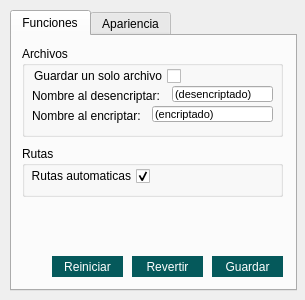
<?xml version="1.0" encoding="UTF-8"?>
<ui version="4.0">
 <class>Ajustes</class>
 <widget class="QDialog" name="Ajustes">
  <property name="geometry">
   <rect>
    <x>0</x>
    <y>0</y>
    <width>305</width>
    <height>300</height>
   </rect>
  </property>
  <property name="minimumSize">
   <size>
    <width>305</width>
    <height>300</height>
   </size>
  </property>
  <property name="maximumSize">
   <size>
    <width>305</width>
    <height>300</height>
   </size>
  </property>
  <property name="font">
   <font>
    <pointsize>9</pointsize>
   </font>
  </property>
  <property name="contextMenuPolicy">
   <enum>Qt::NoContextMenu</enum>
  </property>
  <property name="windowTitle">
   <string>Ajustes</string>
  </property>
  <property name="windowOpacity">
   <double>1.000000000000000</double>
  </property>
  <property name="layoutDirection">
   <enum>Qt::LeftToRight</enum>
  </property>
  <property name="autoFillBackground">
   <bool>false</bool>
  </property>
  <property name="styleSheet">
   <string notr="true"/>
  </property>
  <widget class="QTabWidget" name="tabWidget">
   <property name="geometry">
    <rect>
     <x>10</x>
     <y>10</y>
     <width>287</width>
     <height>281</height>
    </rect>
   </property>
   <property name="font">
    <font>
     <pointsize>9</pointsize>
    </font>
   </property>
   <property name="currentIndex">
    <number>0</number>
   </property>
   <widget class="QWidget" name="tab">
    <attribute name="title">
     <string>Funciones</string>
    </attribute>
    <widget class="QGroupBox" name="groupBox">
     <property name="geometry">
      <rect>
       <x>10</x>
       <y>10</y>
       <width>261</width>
       <height>91</height>
      </rect>
     </property>
     <property name="font">
      <font>
       <pointsize>9</pointsize>
      </font>
     </property>
     <property name="title">
      <string>Archivos</string>
     </property>
     <widget class="QCheckBox" name="one_file">
      <property name="geometry">
       <rect>
        <x>11</x>
        <y>20</y>
        <width>148</width>
        <height>20</height>
       </rect>
      </property>
      <property name="cursor">
       <cursorShape>PointingHandCursor</cursorShape>
      </property>
      <property name="layoutDirection">
       <enum>Qt::RightToLeft</enum>
      </property>
      <property name="text">
       <string>Guardar un solo archivo</string>
      </property>
     </widget>
     <widget class="QLabel" name="label">
      <property name="geometry">
       <rect>
        <x>10</x>
        <y>60</y>
        <width>121</width>
        <height>20</height>
       </rect>
      </property>
      <property name="text">
       <string>Nombre al encriptar:</string>
      </property>
     </widget>
     <widget class="QLabel" name="label_2">
      <property name="geometry">
       <rect>
        <x>10</x>
        <y>40</y>
        <width>141</width>
        <height>20</height>
       </rect>
      </property>
      <property name="text">
       <string>Nombre al desencriptar:</string>
      </property>
     </widget>
     <widget class="QLineEdit" name="nombre_desencriptado">
      <property name="geometry">
       <rect>
        <x>150</x>
        <y>40</y>
        <width>101</width>
        <height>16</height>
       </rect>
      </property>
      <property name="font">
       <font>
        <pointsize>8</pointsize>
       </font>
      </property>
      <property name="styleSheet">
       <string notr="true"/>
      </property>
      <property name="text">
       <string>(desencriptado)</string>
      </property>
     </widget>
     <widget class="QLineEdit" name="nombre_encriptado">
      <property name="geometry">
       <rect>
        <x>130</x>
        <y>60</y>
        <width>121</width>
        <height>16</height>
       </rect>
      </property>
      <property name="font">
       <font>
        <pointsize>8</pointsize>
       </font>
      </property>
      <property name="styleSheet">
       <string notr="true"/>
      </property>
      <property name="text">
       <string>(encriptado)</string>
      </property>
     </widget>
    </widget>
    <widget class="QPushButton" name="boton_guardar">
     <property name="geometry">
      <rect>
       <x>200</x>
       <y>220</y>
       <width>71</width>
       <height>21</height>
      </rect>
     </property>
     <property name="cursor">
      <cursorShape>PointingHandCursor</cursorShape>
     </property>
     <property name="styleSheet">
      <string notr="true">QPushButton{
	color: white;
	background-color: #05595b;
	border: 0px;
}

QPushButton:hover {
	background-color: #088689;
}</string>
     </property>
     <property name="text">
      <string>Guardar</string>
     </property>
    </widget>
    <widget class="QPushButton" name="boton_revertir">
     <property name="geometry">
      <rect>
       <x>120</x>
       <y>220</y>
       <width>71</width>
       <height>21</height>
      </rect>
     </property>
     <property name="cursor">
      <cursorShape>PointingHandCursor</cursorShape>
     </property>
     <property name="styleSheet">
      <string notr="true">QPushButton{
	color: white;
	background-color: #05595b;
	border: 0px;
}

QPushButton:hover {
	background-color: #088689;
}</string>
     </property>
     <property name="text">
      <string>Revertir</string>
     </property>
    </widget>
    <widget class="QGroupBox" name="groupBox_2">
     <property name="geometry">
      <rect>
       <x>10</x>
       <y>110</y>
       <width>261</width>
       <height>51</height>
      </rect>
     </property>
     <property name="font">
      <font>
       <pointsize>9</pointsize>
      </font>
     </property>
     <property name="title">
      <string>Rutas</string>
     </property>
     <widget class="QCheckBox" name="rutas_automaticas">
      <property name="enabled">
       <bool>true</bool>
      </property>
      <property name="geometry">
       <rect>
        <x>7</x>
        <y>20</y>
        <width>121</width>
        <height>20</height>
       </rect>
      </property>
      <property name="font">
       <font>
        <pointsize>9</pointsize>
       </font>
      </property>
      <property name="cursor">
       <cursorShape>PointingHandCursor</cursorShape>
      </property>
      <property name="layoutDirection">
       <enum>Qt::RightToLeft</enum>
      </property>
      <property name="styleSheet">
       <string notr="true"/>
      </property>
      <property name="text">
       <string>Rutas automaticas</string>
      </property>
      <property name="checked">
       <bool>true</bool>
      </property>
     </widget>
    </widget>
    <widget class="QPushButton" name="boton_reiniciar">
     <property name="geometry">
      <rect>
       <x>40</x>
       <y>220</y>
       <width>71</width>
       <height>21</height>
      </rect>
     </property>
     <property name="cursor">
      <cursorShape>PointingHandCursor</cursorShape>
     </property>
     <property name="styleSheet">
      <string notr="true">QPushButton{
	color: white;
	background-color: #05595b;
	border: 0px;
}

QPushButton:hover {
	background-color: #088689;
}</string>
     </property>
     <property name="text">
      <string>Reiniciar</string>
     </property>
    </widget>
   </widget>
   <widget class="QWidget" name="tab_2">
    <attribute name="title">
     <string>Apariencia</string>
    </attribute>
    <widget class="QGroupBox" name="groupBox_3">
     <property name="geometry">
      <rect>
       <x>10</x>
       <y>10</y>
       <width>261</width>
       <height>121</height>
      </rect>
     </property>
     <property name="title">
      <string>Tema</string>
     </property>
     <widget class="QCheckBox" name="opcion_oscuro">
      <property name="geometry">
       <rect>
        <x>10</x>
        <y>30</y>
        <width>71</width>
        <height>17</height>
       </rect>
      </property>
      <property name="font">
       <font>
        <pointsize>9</pointsize>
       </font>
      </property>
      <property name="layoutDirection">
       <enum>Qt::LeftToRight</enum>
      </property>
      <property name="styleSheet">
       <string notr="true"/>
      </property>
      <property name="text">
       <string>Oscuro</string>
      </property>
      <property name="checkable">
       <bool>true</bool>
      </property>
     </widget>
     <widget class="QCheckBox" name="opcion_normal">
      <property name="geometry">
       <rect>
        <x>10</x>
        <y>70</y>
        <width>70</width>
        <height>17</height>
       </rect>
      </property>
      <property name="layoutDirection">
       <enum>Qt::LeftToRight</enum>
      </property>
      <property name="text">
       <string>Normal</string>
      </property>
      <property name="checked">
       <bool>true</bool>
      </property>
     </widget>
     <widget class="QCheckBox" name="opcion_claro">
      <property name="geometry">
       <rect>
        <x>10</x>
        <y>50</y>
        <width>70</width>
        <height>17</height>
       </rect>
      </property>
      <property name="layoutDirection">
       <enum>Qt::LeftToRight</enum>
      </property>
      <property name="text">
       <string>Claro</string>
      </property>
     </widget>
     <widget class="QFrame" name="frame">
      <property name="geometry">
       <rect>
        <x>80</x>
        <y>30</y>
        <width>16</width>
        <height>16</height>
       </rect>
      </property>
      <property name="layoutDirection">
       <enum>Qt::LeftToRight</enum>
      </property>
      <property name="styleSheet">
       <string notr="true">background: black;</string>
      </property>
      <property name="frameShape">
       <enum>QFrame::StyledPanel</enum>
      </property>
      <property name="frameShadow">
       <enum>QFrame::Raised</enum>
      </property>
     </widget>
     <widget class="QFrame" name="frame_2">
      <property name="geometry">
       <rect>
        <x>80</x>
        <y>50</y>
        <width>16</width>
        <height>16</height>
       </rect>
      </property>
      <property name="styleSheet">
       <string notr="true">background: #eeeeee;
border: 1px solid black;</string>
      </property>
      <property name="frameShape">
       <enum>QFrame::StyledPanel</enum>
      </property>
      <property name="frameShadow">
       <enum>QFrame::Raised</enum>
      </property>
     </widget>
     <widget class="QFrame" name="frame_3">
      <property name="geometry">
       <rect>
        <x>80</x>
        <y>70</y>
        <width>16</width>
        <height>16</height>
       </rect>
      </property>
      <property name="styleSheet">
       <string notr="true">background: #05595b;
border: 1px solid black;</string>
      </property>
      <property name="frameShape">
       <enum>QFrame::StyledPanel</enum>
      </property>
      <property name="frameShadow">
       <enum>QFrame::Raised</enum>
      </property>
     </widget>
     <widget class="QLabel" name="label_3">
      <property name="geometry">
       <rect>
        <x>10</x>
        <y>100</y>
        <width>241</width>
        <height>20</height>
       </rect>
      </property>
      <property name="font">
       <font>
        <pointsize>7</pointsize>
       </font>
      </property>
      <property name="text">
       <string>(para ver todos los cambios se debe reiniciar el programa)</string>
      </property>
     </widget>
    </widget>
    <widget class="QPushButton" name="boton_guardar_2">
     <property name="geometry">
      <rect>
       <x>200</x>
       <y>220</y>
       <width>71</width>
       <height>21</height>
      </rect>
     </property>
     <property name="cursor">
      <cursorShape>PointingHandCursor</cursorShape>
     </property>
     <property name="styleSheet">
      <string notr="true">QPushButton{
	color: white;
	background-color: #05595b;
	border: 0px;
}

QPushButton:hover {
	background-color: #088689;
}</string>
     </property>
     <property name="text">
      <string>Guardar</string>
     </property>
    </widget>
    <widget class="QPushButton" name="boton_revertir_2">
     <property name="geometry">
      <rect>
       <x>120</x>
       <y>220</y>
       <width>71</width>
       <height>21</height>
      </rect>
     </property>
     <property name="cursor">
      <cursorShape>PointingHandCursor</cursorShape>
     </property>
     <property name="styleSheet">
      <string notr="true">QPushButton{
	color: white;
	background-color: #05595b;
	border: 0px;
}

QPushButton:hover {
	background-color: #088689;
}</string>
     </property>
     <property name="text">
      <string>Revertir</string>
     </property>
    </widget>
    <widget class="QPushButton" name="boton_reiniciar_2">
     <property name="geometry">
      <rect>
       <x>40</x>
       <y>220</y>
       <width>71</width>
       <height>21</height>
      </rect>
     </property>
     <property name="cursor">
      <cursorShape>PointingHandCursor</cursorShape>
     </property>
     <property name="styleSheet">
      <string notr="true">QPushButton{
	color: white;
	background-color: #05595b;
	border: 0px;
}

QPushButton:hover {
	background-color: #088689;
}</string>
     </property>
     <property name="text">
      <string>Reiniciar</string>
     </property>
    </widget>
   </widget>
  </widget>
 </widget>
 <resources/>
 <connections/>
</ui>
